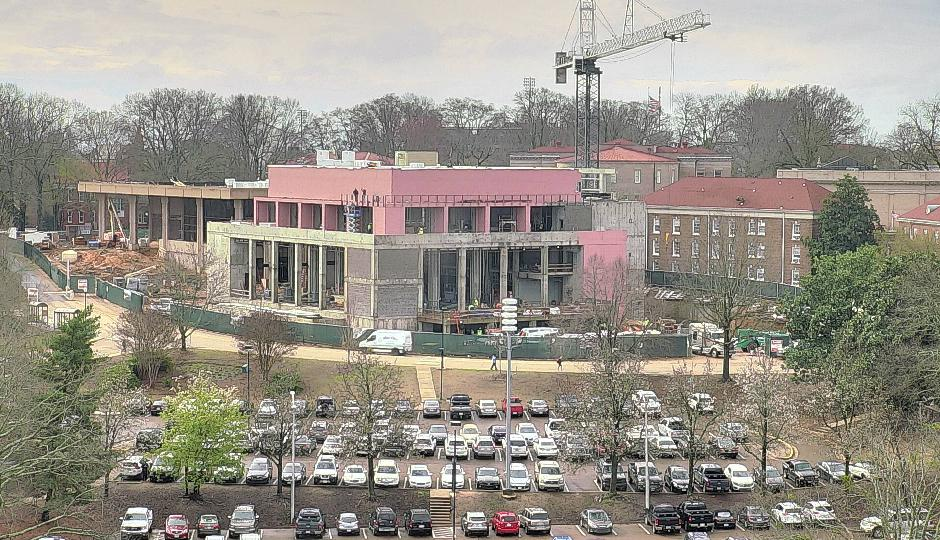
#> input picture Challeng 3/unionconstruction/unionconstruction_0.jpg, 940 x 540 px; its folder holds 4 pictures in this run
$ python main.py
#> lines starting #> are read from the running program, lines starting #| are printed output that depends on the picture
#!/usr/bin/env python2
# -*- coding: utf-8 -*-
"""
Created on Wed Oct  4 11:18:50 2017

@author: Hailey Cray-Dubaz
Spirit Animal User ID: Yellow Butterfly
Date Last Edited: 10/6/17
Challenge #3

Tutor for Python: Will Sanefski
Code taken from Lecture 10 and Class Wiki
"""
import matplotlib.pyplot as mplot
from PIL import Image
import numpy as np
import os

images = os.listdir("unionconstruction")

img_list=[]

threshold = int(input("Enter your change threshold (values only between 0 and 255 are accepted): "))
#> the answer given: 100

for i in range(0, len(images)):
    if ".jpg" in images[i]:
        img =np.float32(Image.open("unionconstruction/" + images[i]))
        img_list.append(img)


avg_img=[]
#> avg_img = []
for img in img_list:
    try:
        avg_img = avg_img + img
    except:
        avg_img = img

avg_img /= len( img_list )


std_img = [0,0,0]
for img in range(len(img_list)):
        std_img += (img_list[img] - avg_img)**2
#> this loop made 4 passes
#> pass 1, `std_img += (img_list[img] - avg_img)**2`:
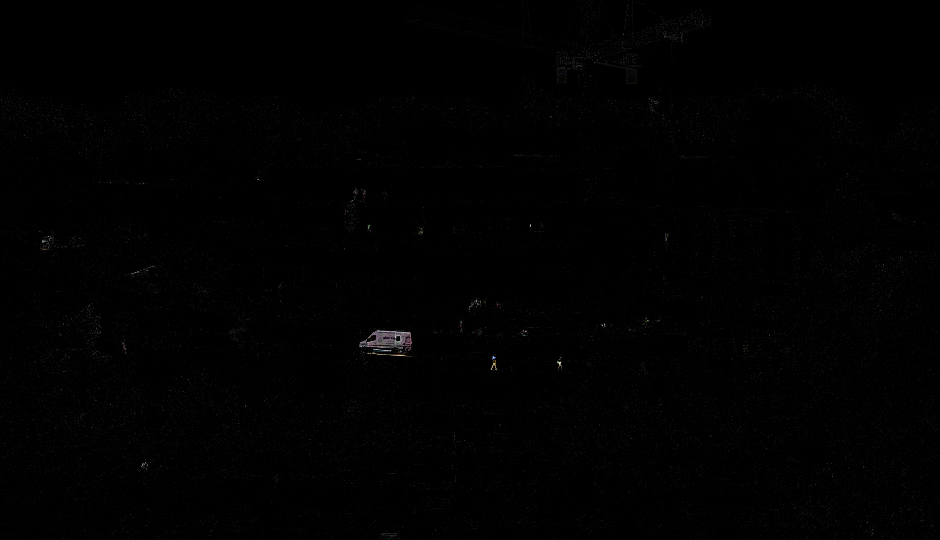
#> std_img: shape (540, 940, 3) float64; mean R, G, B 132.9, 130.6, 132.6; drawn with min black and max white

std_img /= len( images )
std_img = np.sqrt(std_img)


for row in range(len(std_img)): #loops over the number of rows in the image
    for col in range(len(std_img[row])): # loops over the number of columns in the current row
        if(sum(std_img[row][col])/3 > threshold):
            avg_img[row][col]=[255.0, 0.0, 0.0]
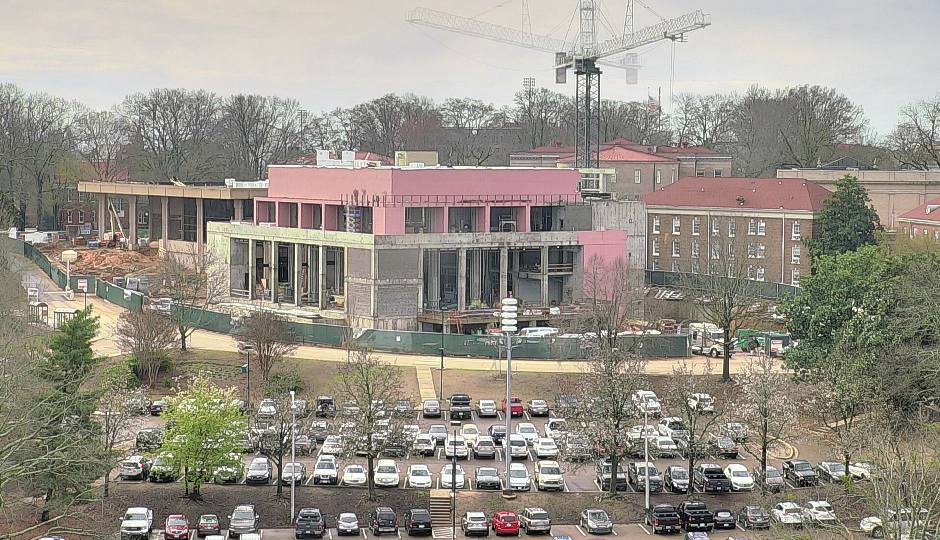
#> avg_img: shape (540, 940, 3) float32; mean R, G, B 152.2, 147, 137


avg_img=np.clip(avg_img, 0, 255)
avg_img=np.uint8(avg_img)
mplot.imshow(avg_img)
mplot.show()
